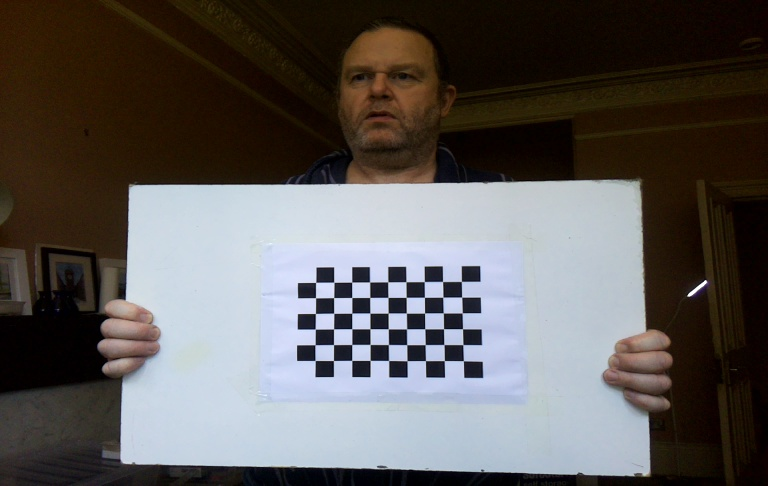
#> input picture camera_calibration/images/cal_image_1.jpg, 768 x 486 px; its folder holds 4 pictures in this run
$ python process.py
#> lines starting #> are read from the running program, lines starting #| are printed output that depends on the picture
import cv2
import numpy as np
import os
import glob

# Defining the dimensions of checkerboard
CHECKERBOARD = (9, 6)
cb_square_size = 22
criteria = (cv2.TERM_CRITERIA_EPS + cv2.TERM_CRITERIA_MAX_ITER, 30, 0.001)

# Creating vector to store vectors of 3D points for each checkerboard image
objpoints = []
# Creating vector to store vectors of 2D points for each checkerboard image
imgpoints = []


# Defining the world coordinates for 3D points
objp = np.zeros((1, CHECKERBOARD[0] * CHECKERBOARD[1], 3), np.float32)
objp[0, :, :2] = (
    np.mgrid[0 : CHECKERBOARD[0], 0 : CHECKERBOARD[1]].T.reshape(-1, 2) * cb_square_size
)
prev_img_shape = None

# Extracting path of individual image stored in a given directory
images = glob.glob("camera_calibration/images/*.jpg")
for fname in images:
    img = cv2.imread(fname)
#> img is the input picture: shape (486, 768, 3); mean B, G, R 89, 90.5, 94.3
    gray = cv2.cvtColor(img, cv2.COLOR_BGR2GRAY)
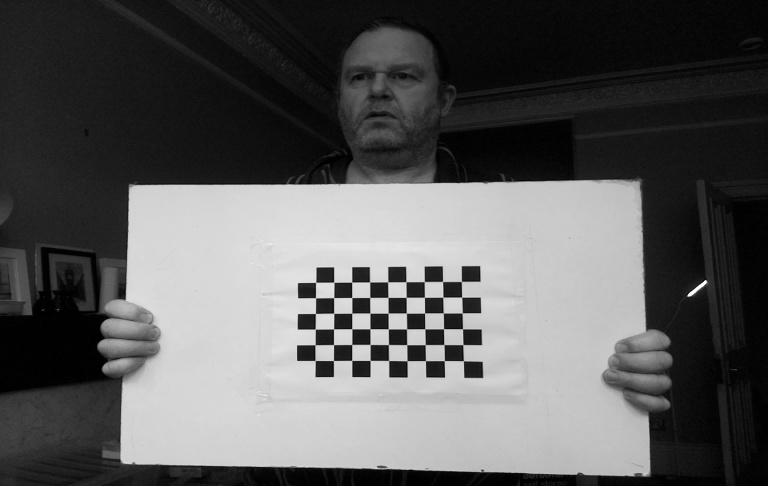
#> gray: shape (486, 768); min 0, max 255, mean 91.4
    # Find the chess board corners
    # If desired number of corners are found in the image then ret = true
    ret, corners = cv2.findChessboardCorners(
        gray,
        CHECKERBOARD,
        cv2.CALIB_CB_ADAPTIVE_THRESH
        + cv2.CALIB_CB_FAST_CHECK
        + cv2.CALIB_CB_NORMALIZE_IMAGE,
    )
#> ret = True; corners = 54 rows, first 8: [463.4, 360.7], [444.4, 360.6], [425.5, 360.6], [407, 360.7], [388.5, 360.5], [370.1, 360.4], [351.7, 360.4], [333.4, 360.5]

    """
    If desired number of corner are detected,
    we refine the pixel coordinates and display
    them on the images of checker board
    """
    if ret == True:
        objpoints.append(objp)
        # refining pixel coordinates for given 2d points.
        corners2 = cv2.cornerSubPix(gray, corners, (11, 11), (-1, -1), criteria)
#> corners2 = 54 rows, first 8: [463.4, 360.7], [444.3, 360.6], [425.5, 360.6], [407, 360.7], [388.6, 360.5], [370.1, 360.4], [351.8, 360.4], [333.4, 360.5]

        imgpoints.append(corners2)
#> pass 2 of the loop `for fname in images:`:
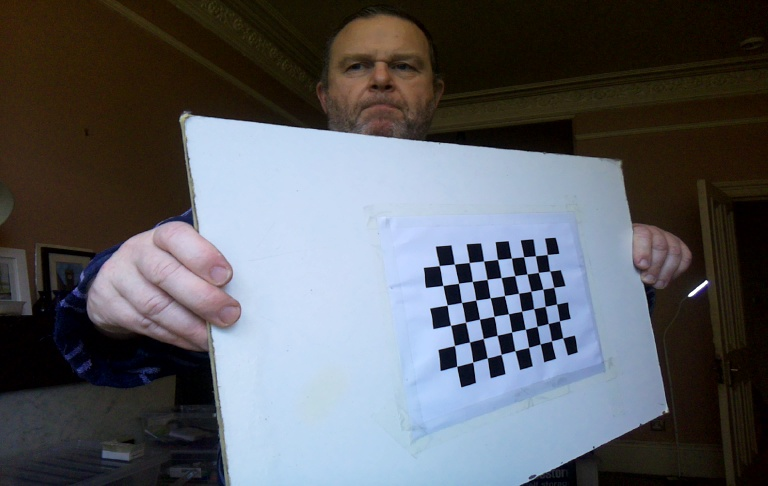
#> input picture camera_calibration/images/cal_image_101.jpg, 768 x 486 px
#> img is the input picture: shape (486, 768, 3); mean B, G, R 99.2, 93.8, 91.6
#> `gray = cv2.cvtColor(img, cv2.COLOR_BGR2GRAY)`:
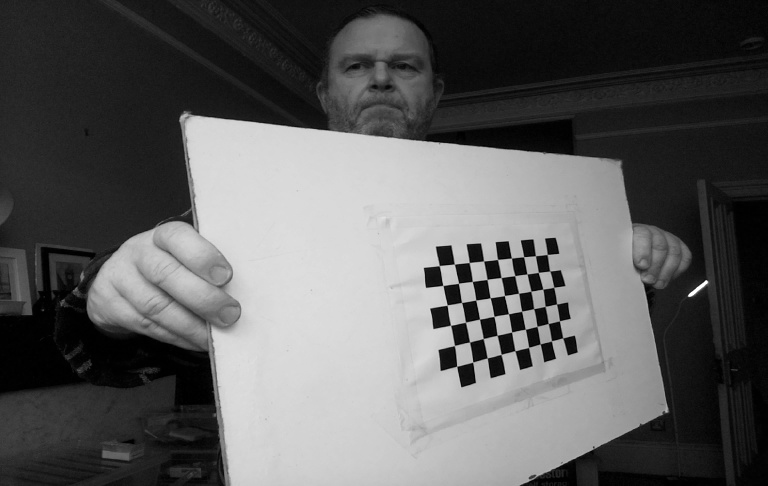
#> gray: shape (486, 768); min 0, max 255, mean 93.7
#> corners = 54 rows, first 8: [562.6, 337.8], [551.5, 340.9], [540.1, 343.9], [528.6, 347.3], [514.9, 350.7], [501.2, 354.4], [487.2, 357.9], [472.7, 362]
#> corners2 = 54 rows, first 8: [556.7, 339.6], [545.7, 342.2], [545.7, 342.2], [533.9, 345.9], [514.9, 350.7], [501.2, 354.4], [487.3, 357.9], [472.8, 362.1]
#> pass 3 of the loop `for fname in images:`:
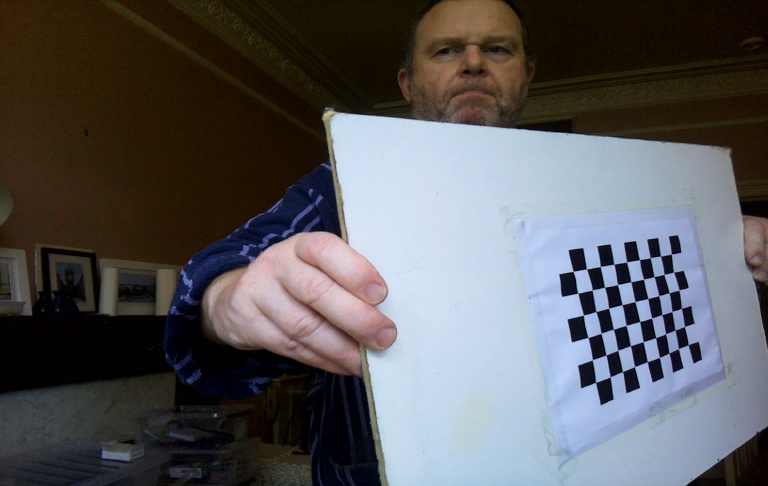
#> input picture camera_calibration/images/cal_image_103.jpg, 768 x 486 px
#> img is the input picture: shape (486, 768, 3); mean B, G, R 91.9, 89.6, 90.5
#> `gray = cv2.cvtColor(img, cv2.COLOR_BGR2GRAY)`:
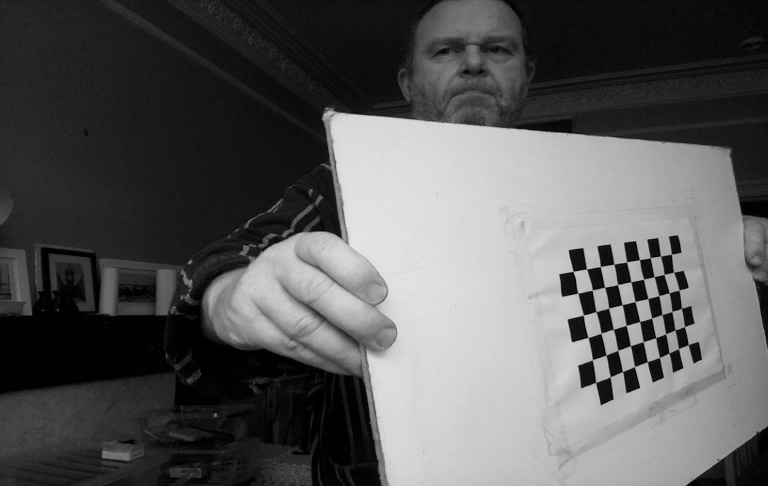
#> gray: shape (486, 768); min 0, max 229, mean 90.1
#> corners = 54 rows, first 8: [688.2, 344.6], [678.5, 348.7], [669, 353], [659.4, 357.4], [647.2, 361.8], [634.5, 366.5], [622.5, 371.6], [610.1, 376.7]
#> corners2 = 54 rows, first 8: [683.4, 346.5], [673.6, 350.5], [664.1, 355.6], [664.1, 355.6], [652, 360], [628.6, 368.6], [628.6, 368.6], [616.8, 374.1]
#> the loop made 4 passes; the first 3 are shown

        # Draw and display the corners
        # img = cv2.drawChessboardCorners(img, CHECKERBOARD, corners2, ret)

    # cv2.imshow("img", img)
    # cv2.waitKey(0)

cv2.destroyAllWindows()

h, w = img.shape[:2]
#> h = 486; w = 768

"""
Performing camera calibration by
passing the value of known 3D points (objpoints)
and corresponding pixel coordinates of the
detected corners (imgpoints)
"""

print("starting calibration")
ret, mtx, dist, rvecs, tvecs = cv2.calibrateCamera(
    objpoints, imgpoints, gray.shape[::-1], None, None
)

print("Camera matrix : \n")
print(mtx)
print("dist : \n")
print(dist)
print("rvecs : \n")
print(rvecs)
print("tvecs : \n")
print(tvecs)

with open("camera_cal.npy", "wb") as f:
    np.save(f, mtx)
    np.save(f, dist)
